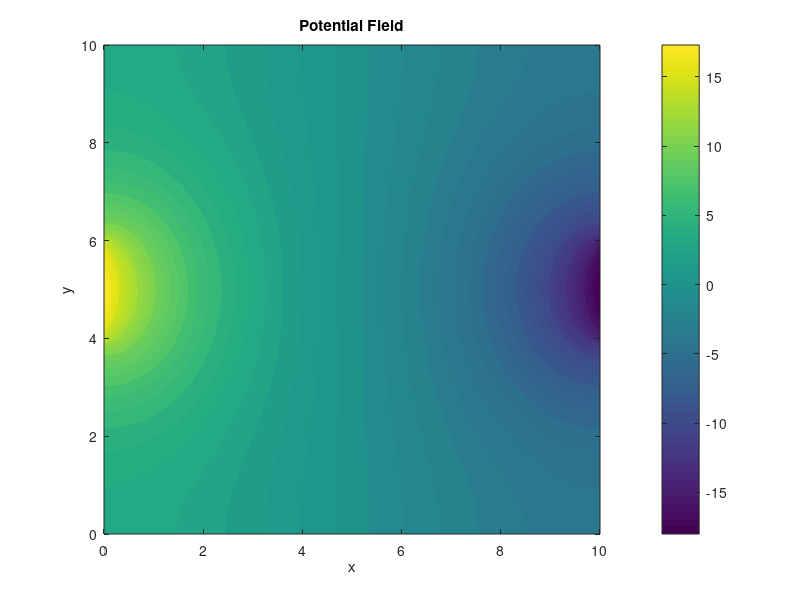
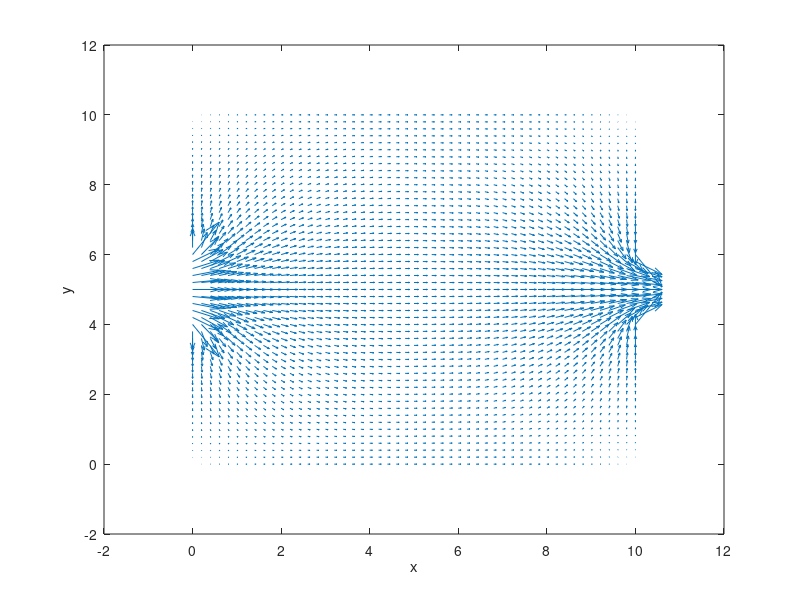

Recreate these plots in MATLAB, in order. (Note: this script raises an error after producing the figures.)

% Computes a steady velocity airflow field UG=[ug, vg] for the
% drif-reaction-diffusion equation for the infection potenrial β

%To be executed first if vendilation is included in the simulation scenario

clear; 

% Domain setup (as in the main program)
Lx = 10; Ly = 10;
Nx = 101; Ny = 101;
dx = Lx/(Nx-1); dy = Ly/(Ny-1);

x = linspace(0, Lx, Nx);
y = linspace(0, Ly, Ny);
[X, Y] = meshgrid(x, y);

%%Initialize potential & source
psi = zeros(Ny, Nx);
src = zeros(Ny, Nx); % Define source term if needed (not used in this version)

% Poisson solver parameters
maxIter = 5000;

% Custom boundary regions besed on current discritization
N11=41; N12=61; %for 2m ventilation ducts 

uin = 10; %vendilation speed at inflow
uout = -uin;
%% Iterative solver (finite difference)
for iter = 1:maxIter
    % Vectorized interior update
    psi_new = psi;
    psi_new(2:end-1,2:end-1) = ( ...
        (psi(3:end,2:end-1) + psi(1:end-2,2:end-1))*dx^2 + ...
        (psi(2:end-1,3:end) + psi(2:end-1,1:end-2))*dy^2 + ...
        dx^2 * dy^2 .* src(2:end-1,2:end-1) ) / (2*(dx^2 + dy^2));
    
    % Neumann boundary conditions
    psi_new(1,:) = psi_new(2,:);        % bottom
    psi_new(end,:) = psi_new(end-1,:);  % top
    psi_new(:,1) = psi_new(:,2);        % left
    psi_new(:,end) = psi_new(:,end-1);  % right
    
    % Custom flux for selected left/right boundary region for ventilation inflow and
    % outblow ducts
    
    psi_new(N11:N12,1) = psi_new(N11:N12,2) + dx*uin;
    psi_new(N11:N12,end) = psi_new(N11:N12,end-1) - dx*uin;
    
    % Update psi
    psi = psi_new;
end

% Compute airflow velocity field
[ug, vg] = gradient(-psi, dx, dy);

% Plot potential
figure;
contourf(x, y, psi, 50, 'LineStyle', 'none');
colorbar;
xlabel('x'); ylabel('y');
title('Potential Field');

% Plot velocity field and streamlines
figure;
quiver(x(1:2:end), y(1:2:end), ug(1:2:end,1:2:end), vg(1:2:end,1:2:end), 4);
xlabel('x'); ylabel('y');
hold on;
h = streamslice(x, y, ug, vg);
set(h,'color','red','LineWidth',1);
axis([0 Lx 0 Ly]);
hold off;
